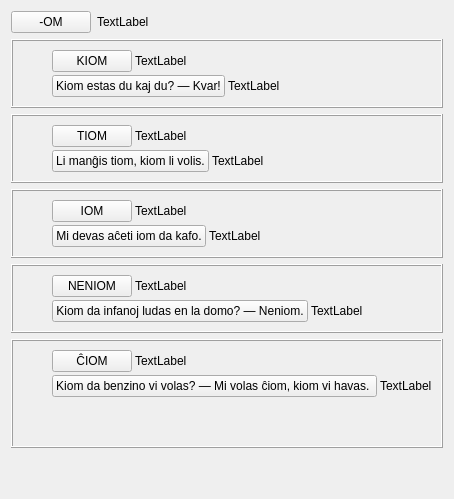
     <widget class="QWidget" name="tab_3">
      <attribute name="icon">
       <iconset resource="ikonoj.qrc">
        <normaloff>:/ikonoj/leciono.png</normaloff>:/ikonoj/leciono.png</iconset>
      </attribute>
      <attribute name="title">
       <string>3</string>
      </attribute>
      <layout class="QVBoxLayout" name="verticalLayout_20">
       <item>
        <layout class="QHBoxLayout" name="horizontalLayout_51">
         <item>
          <widget class="neklakebla" name="pushButton_23">
           <property name="sizePolicy">
            <sizepolicy hsizetype="Maximum" vsizetype="Fixed">
             <horstretch>0</horstretch>
             <verstretch>0</verstretch>
            </sizepolicy>
           </property>
           <property name="text">
            <string>-OM</string>
           </property>
           <property name="tipo" stdset="0">
            <string>akuzativa</string>
           </property>
          </widget>
         </item>
         <item>
          <widget class="QLabel" name="Lec06_Label44">
           <property name="sizePolicy">
            <sizepolicy hsizetype="Preferred" vsizetype="Maximum">
             <horstretch>0</horstretch>
             <verstretch>0</verstretch>
            </sizepolicy>
           </property>
           <property name="text">
            <string>TextLabel</string>
           </property>
           <property name="wordWrap">
            <bool>true</bool>
           </property>
          </widget>
         </item>
        </layout>
       </item>
       <item>
        <widget class="QFrame" name="frame_7">
         <property name="frameShape">
          <enum>QFrame::Box</enum>
         </property>
         <property name="frameShadow">
          <enum>QFrame::Raised</enum>
         </property>
         <layout class="QVBoxLayout" name="verticalLayout_24">
          <property name="spacing">
           <number>6</number>
          </property>
          <property name="margin">
           <number>9</number>
          </property>
          <item>
           <layout class="QHBoxLayout" name="horizontalLayout_48">
            <item>
             <spacer name="horizontalSpacer_7">
              <property name="orientation">
               <enum>Qt::Horizontal</enum>
              </property>
              <property name="sizeType">
               <enum>QSizePolicy::Fixed</enum>
              </property>
              <property name="sizeHint" stdset="0">
               <size>
                <width>30</width>
                <height>20</height>
               </size>
              </property>
             </spacer>
            </item>
            <item>
             <layout class="QVBoxLayout" name="verticalLayout_25">
              <property name="spacing">
               <number>3</number>
              </property>
              <item>
               <layout class="QHBoxLayout" name="horizontalLayout_49">
                <item>
                 <widget class="klakbutono" name="Lec06_Button11">
                  <property name="sizePolicy">
                   <sizepolicy hsizetype="Maximum" vsizetype="Fixed">
                    <horstretch>0</horstretch>
                    <verstretch>0</verstretch>
                   </sizepolicy>
                  </property>
                  <property name="text">
                   <string>KIOM</string>
                  </property>
                 </widget>
                </item>
                <item>
                 <widget class="QLabel" name="Lec06_Label36">
                  <property name="text">
                   <string>TextLabel</string>
                  </property>
                  <property name="wordWrap">
                   <bool>true</bool>
                  </property>
                 </widget>
                </item>
               </layout>
              </item>
              <item>
               <layout class="QHBoxLayout" name="horizontalLayout_50">
                <item>
                 <widget class="klakbutono" name="Lec06_Button12">
                  <property name="sizePolicy">
                   <sizepolicy hsizetype="Maximum" vsizetype="Fixed">
                    <horstretch>0</horstretch>
                    <verstretch>0</verstretch>
                   </sizepolicy>
                  </property>
                  <property name="text">
                   <string>Kiom estas du kaj du? — Kvar!</string>
                  </property>
                 </widget>
                </item>
                <item>
                 <widget class="QLabel" name="Lec06_Label37">
                  <property name="text">
                   <string>TextLabel</string>
                  </property>
                  <property name="wordWrap">
                   <bool>true</bool>
                  </property>
                 </widget>
                </item>
               </layout>
              </item>
             </layout>
            </item>
           </layout>
          </item>
         </layout>
        </widget>
       </item>
       <item>
        <widget class="QFrame" name="frame_6">
         <property name="frameShape">
          <enum>QFrame::Box</enum>
         </property>
         <property name="frameShadow">
          <enum>QFrame::Raised</enum>
         </property>
         <layout class="QVBoxLayout" name="verticalLayout_22">
          <property name="spacing">
           <number>6</number>
          </property>
          <property name="margin">
           <number>9</number>
          </property>
          <item>
           <layout class="QHBoxLayout" name="horizontalLayout_44">
            <item>
             <spacer name="horizontalSpacer_6">
              <property name="orientation">
               <enum>Qt::Horizontal</enum>
              </property>
              <property name="sizeType">
               <enum>QSizePolicy::Fixed</enum>
              </property>
              <property name="sizeHint" stdset="0">
               <size>
                <width>30</width>
                <height>20</height>
               </size>
              </property>
             </spacer>
            </item>
            <item>
             <layout class="QVBoxLayout" name="verticalLayout_23">
              <property name="spacing">
               <number>3</number>
              </property>
              <item>
               <layout class="QHBoxLayout" name="horizontalLayout_45">
                <item>
                 <widget class="klakbutono" name="Lec06_Button13">
                  <property name="sizePolicy">
                   <sizepolicy hsizetype="Maximum" vsizetype="Fixed">
                    <horstretch>0</horstretch>
                    <verstretch>0</verstretch>
                   </sizepolicy>
                  </property>
                  <property name="text">
                   <string>TIOM</string>
                  </property>
                 </widget>
                </item>
                <item>
                 <widget class="QLabel" name="Lec06_Label39">
                  <property name="text">
                   <string>TextLabel</string>
                  </property>
                  <property name="wordWrap">
                   <bool>true</bool>
                  </property>
                 </widget>
                </item>
               </layout>
              </item>
              <item>
               <layout class="QHBoxLayout" name="horizontalLayout_46">
                <item>
                 <widget class="klakbutono" name="Lec06_Button14">
                  <property name="sizePolicy">
                   <sizepolicy hsizetype="Maximum" vsizetype="Fixed">
                    <horstretch>0</horstretch>
                    <verstretch>0</verstretch>
                   </sizepolicy>
                  </property>
                  <property name="text">
                   <string>Li manĝis tiom, kiom li volis.</string>
                  </property>
                 </widget>
                </item>
                <item>
                 <widget class="QLabel" name="Lec06_Label40">
                  <property name="text">
                   <string>TextLabel</string>
                  </property>
                  <property name="wordWrap">
                   <bool>true</bool>
                  </property>
                 </widget>
                </item>
               </layout>
              </item>
             </layout>
            </item>
           </layout>
          </item>
         </layout>
        </widget>
       </item>
       <item>
        <widget class="QFrame" name="frame_8">
         <property name="frameShape">
          <enum>QFrame::Box</enum>
         </property>
         <property name="frameShadow">
          <enum>QFrame::Raised</enum>
         </property>
         <layout class="QVBoxLayout" name="verticalLayout_26">
          <property name="spacing">
           <number>6</number>
          </property>
          <property name="margin">
           <number>9</number>
          </property>
          <item>
           <layout class="QHBoxLayout" name="horizontalLayout_53">
            <item>
             <spacer name="horizontalSpacer_8">
              <property name="orientation">
               <enum>Qt::Horizontal</enum>
              </property>
              <property name="sizeType">
               <enum>QSizePolicy::Fixed</enum>
              </property>
              <property name="sizeHint" stdset="0">
               <size>
                <width>30</width>
                <height>20</height>
               </size>
              </property>
             </spacer>
            </item>
            <item>
             <layout class="QVBoxLayout" name="verticalLayout_27">
              <property name="spacing">
               <number>3</number>
              </property>
              <item>
               <layout class="QHBoxLayout" name="horizontalLayout_54">
                <item>
                 <widget class="klakbutono" name="Lec06_Button15">
                  <property name="sizePolicy">
                   <sizepolicy hsizetype="Maximum" vsizetype="Fixed">
                    <horstretch>0</horstretch>
                    <verstretch>0</verstretch>
                   </sizepolicy>
                  </property>
                  <property name="text">
                   <string>IOM</string>
                  </property>
                 </widget>
                </item>
                <item>
                 <widget class="QLabel" name="Lec06_Label42">
                  <property name="text">
                   <string>TextLabel</string>
                  </property>
                  <property name="wordWrap">
                   <bool>true</bool>
                  </property>
                 </widget>
                </item>
               </layout>
              </item>
              <item>
               <layout class="QHBoxLayout" name="horizontalLayout_55">
                <item>
                 <widget class="klakbutono" name="Lec06_Button16">
                  <property name="sizePolicy">
                   <sizepolicy hsizetype="Maximum" vsizetype="Fixed">
                    <horstretch>0</horstretch>
                    <verstretch>0</verstretch>
                   </sizepolicy>
                  </property>
                  <property name="text">
                   <string>Mi devas aĉeti iom da kafo.</string>
                  </property>
                 </widget>
                </item>
                <item>
                 <widget class="QLabel" name="Lec06_Label43">
                  <property name="text">
                   <string>TextLabel</string>
                  </property>
                  <property name="wordWrap">
                   <bool>true</bool>
                  </property>
                 </widget>
                </item>
               </layout>
              </item>
             </layout>
            </item>
           </layout>
          </item>
         </layout>
        </widget>
       </item>
       <item>
        <widget class="QFrame" name="frame_11">
         <property name="frameShape">
          <enum>QFrame::Box</enum>
         </property>
         <property name="frameShadow">
          <enum>QFrame::Raised</enum>
         </property>
         <layout class="QVBoxLayout" name="verticalLayout_34">
          <property name="spacing">
           <number>6</number>
          </property>
          <property name="margin">
           <number>9</number>
          </property>
          <item>
           <layout class="QHBoxLayout" name="horizontalLayout_66">
            <item>
             <spacer name="horizontalSpacer_11">
              <property name="orientation">
               <enum>Qt::Horizontal</enum>
              </property>
              <property name="sizeType">
               <enum>QSizePolicy::Fixed</enum>
              </property>
              <property name="sizeHint" stdset="0">
               <size>
                <width>30</width>
                <height>20</height>
               </size>
              </property>
             </spacer>
            </item>
            <item>
             <layout class="QVBoxLayout" name="verticalLayout_35">
              <property name="spacing">
               <number>3</number>
              </property>
              <item>
               <layout class="QHBoxLayout" name="horizontalLayout_67">
                <item>
                 <widget class="klakbutono" name="Lec06_Button41">
                  <property name="sizePolicy">
                   <sizepolicy hsizetype="Maximum" vsizetype="Fixed">
                    <horstretch>0</horstretch>
                    <verstretch>0</verstretch>
                   </sizepolicy>
                  </property>
                  <property name="text">
                   <string>NENIOM</string>
                  </property>
                 </widget>
                </item>
                <item>
                 <widget class="QLabel" name="Lec06_Label10">
                  <property name="text">
                   <string>TextLabel</string>
                  </property>
                  <property name="wordWrap">
                   <bool>true</bool>
                  </property>
                 </widget>
                </item>
               </layout>
              </item>
              <item>
               <layout class="QHBoxLayout" name="horizontalLayout_68">
                <item>
                 <widget class="klakbutono" name="Lec06_Button42">
                  <property name="sizePolicy">
                   <sizepolicy hsizetype="Maximum" vsizetype="Fixed">
                    <horstretch>0</horstretch>
                    <verstretch>0</verstretch>
                   </sizepolicy>
                  </property>
                  <property name="text">
                   <string>Kiom da infanoj ludas en la domo? — Neniom.</string>
                  </property>
                 </widget>
                </item>
                <item>
                 <widget class="QLabel" name="Lec06_Label35">
                  <property name="text">
                   <string>TextLabel</string>
                  </property>
                  <property name="wordWrap">
                   <bool>true</bool>
                  </property>
                 </widget>
                </item>
               </layout>
              </item>
             </layout>
            </item>
           </layout>
          </item>
         </layout>
        </widget>
       </item>
       <item>
        <widget class="QFrame" name="frame_12">
         <property name="frameShape">
          <enum>QFrame::Box</enum>
         </property>
         <property name="frameShadow">
          <enum>QFrame::Raised</enum>
         </property>
         <layout class="QVBoxLayout" name="verticalLayout_36">
          <property name="spacing">
           <number>6</number>
          </property>
          <property name="margin">
           <number>9</number>
          </property>
          <item>
           <layout class="QHBoxLayout" name="horizontalLayout_69">
            <item>
             <spacer name="horizontalSpacer_12">
              <property name="orientation">
               <enum>Qt::Horizontal</enum>
              </property>
              <property name="sizeType">
               <enum>QSizePolicy::Fixed</enum>
              </property>
              <property name="sizeHint" stdset="0">
               <size>
                <width>30</width>
                <height>20</height>
               </size>
              </property>
             </spacer>
            </item>
            <item>
             <layout class="QVBoxLayout" name="verticalLayout_37">
              <property name="spacing">
               <number>3</number>
              </property>
              <item>
               <layout class="QHBoxLayout" name="horizontalLayout_70">
                <item>
                 <widget class="klakbutono" name="Lec06_Button17">
                  <property name="sizePolicy">
                   <sizepolicy hsizetype="Maximum" vsizetype="Fixed">
                    <horstretch>0</horstretch>
                    <verstretch>0</verstretch>
                   </sizepolicy>
                  </property>
                  <property name="text">
                   <string>ĈIOM</string>
                  </property>
                 </widget>
                </item>
                <item>
                 <widget class="QLabel" name="Lec06_Label46">
                  <property name="text">
                   <string>TextLabel</string>
                  </property>
                  <property name="wordWrap">
                   <bool>true</bool>
                  </property>
                 </widget>
                </item>
               </layout>
              </item>
              <item>
               <layout class="QHBoxLayout" name="horizontalLayout_71">
                <item>
                 <widget class="klakbutono" name="Lec06_Button18">
                  <property name="sizePolicy">
                   <sizepolicy hsizetype="Maximum" vsizetype="Fixed">
                    <horstretch>0</horstretch>
                    <verstretch>0</verstretch>
                   </sizepolicy>
                  </property>
                  <property name="text">
                   <string>Kiom da benzino vi volas? — Mi volas ĉiom, kiom vi havas. </string>
                  </property>
                 </widget>
                </item>
                <item>
                 <widget class="QLabel" name="Lec06_Label47">
                  <property name="text">
                   <string>TextLabel</string>
                  </property>
                  <property name="wordWrap">
                   <bool>true</bool>
                  </property>
                 </widget>
                </item>
               </layout>
              </item>
             </layout>
            </item>
           </layout>
          </item>
          <item>
           <spacer name="verticalSpacer_5">
            <property name="orientation">
             <enum>Qt::Vertical</enum>
            </property>
            <property name="sizeHint" stdset="0">
             <size>
              <width>20</width>
              <height>40</height>
             </size>
            </property>
           </spacer>
          </item>
         </layout>
        </widget>
       </item>
       <item>
        <spacer name="verticalSpacer_6">
         <property name="orientation">
          <enum>Qt::Vertical</enum>
         </property>
         <property name="sizeHint" stdset="0">
          <size>
           <width>20</width>
           <height>40</height>
          </size>
         </property>
        </spacer>
       </item>
      </layout>
     </widget>
